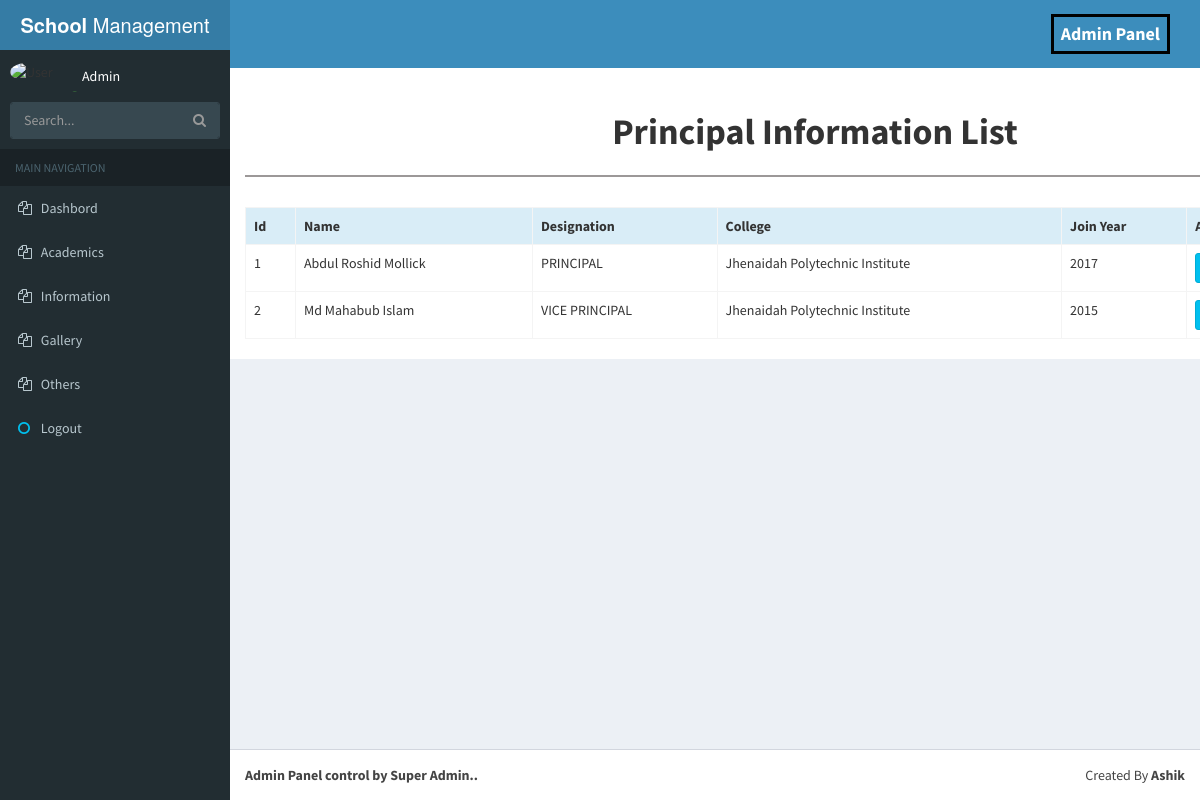
The app's page /admin/principal-view.php (signed in) with its own data.
### tables this page shows
CREATE TABLE `principal` (
  `id` int(11) NOT NULL,
  `name` varchar(100) NOT NULL,
  `designation` varchar(100) NOT NULL,
  `college` varchar(100) NOT NULL,
  `photo` varchar(100) NOT NULL,
  `join_year` int(11) NOT NULL
);

### admin/principal-view.php (the view, shortened to what this page needs)
<?php include("header.php"); ?>
<?php include("sidebar.php"); ?>
    <div class="content-wrapper">
        <div class="container">
            <div class="row">
                <div class="col-md-12" style="background:#ffffff;">
                    <h1 style="text-align: center;border-bottom: 2px solid #9c9898;padding: 24px;font-weight: bold;">Principal Information List</h1><br>
                    <table class="table table-bordered">
                        <tr class="info">
                            <th>Id</th>
                            <th>Name</th>
                            <th>Designation</th>
                            <th>College</th>
                            <th>Join Year</th>
                            <th>Action</th>
                        </tr>
                        <?php
                            $view = "SELECT * FROM principal";
                            $run = $connect->query($view);
                            if($run->num_rows > 0){
                                while($row = $run->fetch_assoc()){
                                    ?>
                                        <tr>
                                            <td><?php echo $row["id"] ?></td>
                                            <td><?php echo $row["name"] ?></td>
                                            <td><?php echo $row["designation"] ?></td>
                                            <td><?php echo $row["college"] ?></td>
                                            <td><?php echo $row["join_year"] ?></td>
                                            <td><a href="principal-update.php?id=<?php echo $row["id"] ?>" class="btn btn-info btn btn-sm"></a> </td>
                                        </tr>
                                    <?php
                                }
                            }
                        ?>
                    </table>
                </div>
            </div>
        </div>
    </div>
<?php include("footer.php"); ?>

### records on screen
principal: id "1", name "Abdul Roshid Mollick", designation "PRINCIPAL", college "Jhenaidah Polytechnic Institute", join_year "2017"
principal: id "2", name "Md Mahabub Islam", designation "VICE PRINCIPAL", college "Jhenaidah Polytechnic Institute", join_year "2015"

### other values on screen
$_SESSION['name'] "Admin"
